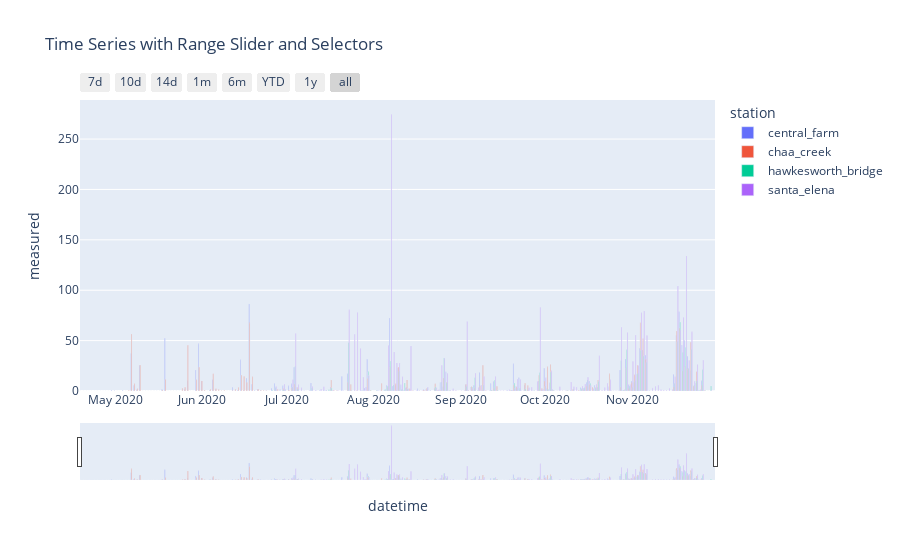

Notebook code cell kept with this figure:
### Code cell
fig = px.bar(df_day, 
             x="datetime", 
             y='measured', 
             color='station',
             barmode='group',
             title='Time Series with Range Slider and Selectors')

fig.update_xaxes(
    rangeslider_visible=True,
    rangeselector=dict(
        buttons=list([
            dict(count=7, label="7d", step="day", stepmode="backward"),
            dict(count=10, label="10d", step="day", stepmode="backward"),
            dict(count=14, label="14d", step="day", stepmode="backward"),            
            dict(count=1, label="1m", step="month", stepmode="backward"),
            dict(count=6, label="6m", step="month", stepmode="backward"),
            dict(count=1, label="YTD", step="year", stepmode="todate"),
            dict(count=1, label="1y", step="year", stepmode="backward"),
            dict(step="all")
        ])
    )
)

### Figure 1 — Plotly figure (JSON) as saved in the notebook; plotly's stock layout.template omitted (floating-point values rounded to 4 significant figures; data arrays with more than 128 entries replaced by an {"elided": "..."} marker saying what was removed)
{"data": [{"alignmentgroup": "True", "hovertemplate": "station=central_farm<br>datetime=%{x}<br>measured=%{y}<extra></extra>", "legendgroup": "central_farm", "marker": {"color": "#636efa"}, "name": "central_farm", "offsetgroup": "central_farm", "orientation": "v", "showlegend": true, "textposition": "auto", "type": "bar", "x": {"elided": "226 str values"}, "xaxis": "x", "y": {"elided": "226 float values"}, "yaxis": "y"}, {"alignmentgroup": "True", "hovertemplate": "station=chaa_creek<br>datetime=%{x}<br>measured=%{y}<extra></extra>", "legendgroup": "chaa_creek", "marker": {"color": "#EF553B"}, "name": "chaa_creek", "offsetgroup": "chaa_creek", "orientation": "v", "showlegend": true, "textposition": "auto", "type": "bar", "x": {"elided": "211 str values"}, "xaxis": "x", "y": {"elided": "211 float values"}, "yaxis": "y"}, {"alignmentgroup": "True", "hovertemplate": "station=hawkesworth_bridge<br>datetime=%{x}<br>measured=%{y}<extra></extra>", "legendgroup": "hawkesworth_bridge", "marker": {"color": "#00cc96"}, "name": "hawkesworth_bridge", "offsetgroup": "hawkesworth_bridge", "orientation": "v", "showlegend": true, "textposition": "auto", "type": "bar", "x": {"elided": "160 str values"}, "xaxis": "x", "y": {"elided": "160 float values"}, "yaxis": "y"}, {"alignmentgroup": "True", "hovertemplate": "station=santa_elena<br>datetime=%{x}<br>measured=%{y}<extra></extra>", "legendgroup": "santa_elena", "marker": {"color": "#ab63fa"}, "name": "santa_elena", "offsetgroup": "santa_elena", "orientation": "v", "showlegend": true, "textposition": "auto", "type": "bar", "x": {"elided": "158 str values"}, "xaxis": "x", "y": {"elided": "158 float values"}, "yaxis": "y"}], "layout": {"barmode": "group", "legend": {"title": {"text": "station"}, "tracegroupgap": 0}, "title": {"text": "Time Series with Range Slider and Selectors"}, "xaxis": {"anchor": "y", "domain": [0, 1], "rangeselector": {"buttons": [{"count": 7, "label": "7d", "step": "day", "stepmode": "backward"}, {"count": 10, "label": "10d", "step": "day", "stepmode": "backward"}, {"count": 14, "label": "14d", "step": "day", "stepmode": "backward"}, {"count": 1, "label": "1m", "step": "month", "stepmode": "backward"}, {"count": 6, "label": "6m", "step": "month", "stepmode": "backward"}, {"count": 1, "label": "YTD", "step": "year", "stepmode": "todate"}, {"count": 1, "label": "1y", "step": "year", "stepmode": "backward"}, {"step": "all"}]}, "rangeslider": {"visible": true}, "title": {"text": "datetime"}}, "yaxis": {"anchor": "x", "domain": [0, 1], "title": {"text": "measured"}}}}
